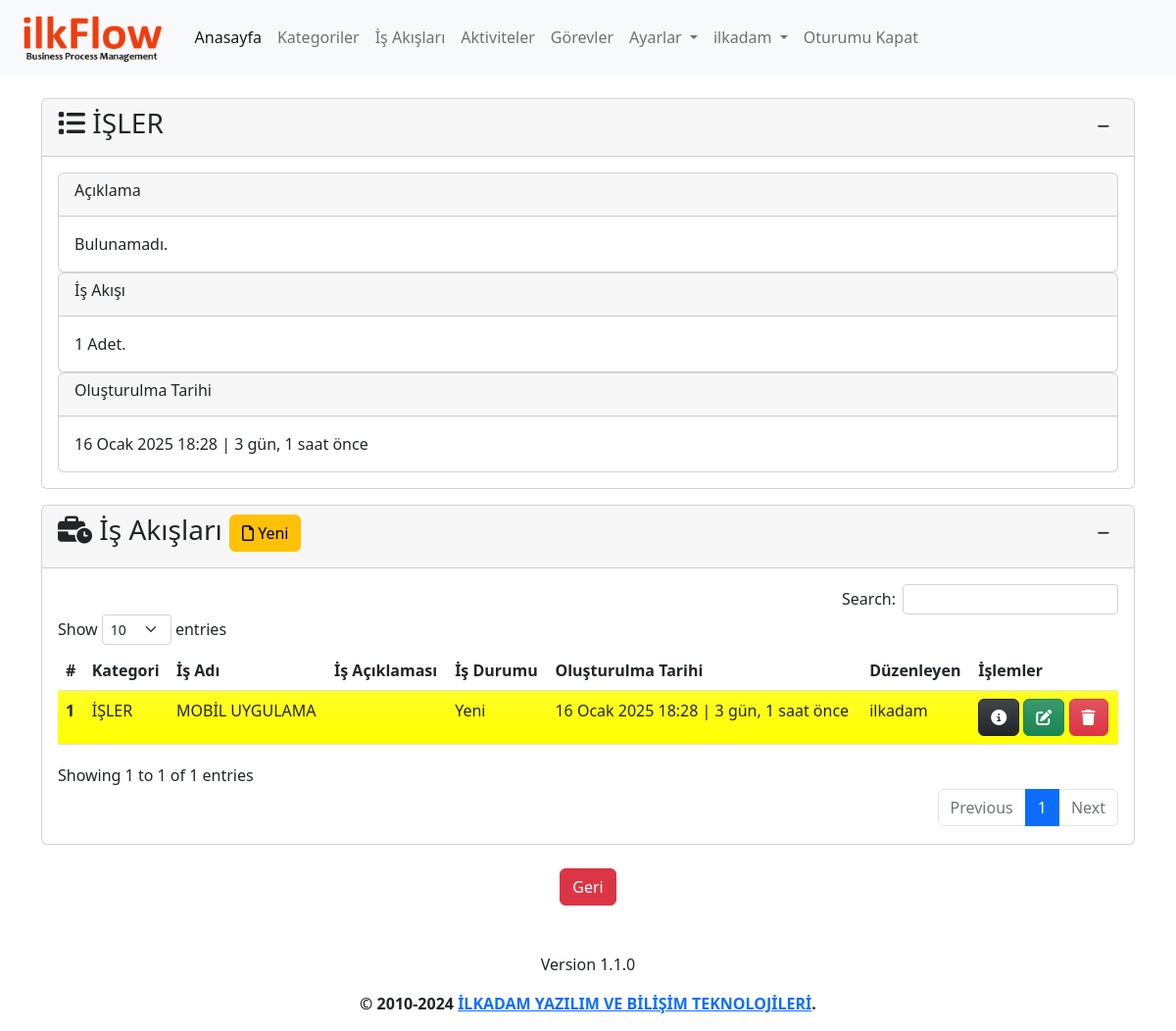
The app's page /category/1/detail (signed in) with its own data.
### app/models.py (models this page shows, shortened)
class Category(models.Model):
    name=models.CharField(max_length=500,verbose_name='Kategori Adı')
    description=models.TextField(verbose_name='Kategori Açıklaması', blank=True, null=True)
    created_date=models.DateTimeField(auto_now_add=True, verbose_name='Oluşturulma Tarihi')
    user=models.ForeignKey(User,on_delete=models.CASCADE,verbose_name='Kullanıcı', blank=True, null=True)
    def __str__(self):
        return self.name # + ' - ' + self.created_date.strftime("%d.%m.%Y, %H:%M:%S")
    def process_count(self):
        processes=Process.objects.all().filter(category=self)
        return processes.count()
    class Meta:
        verbose_name='Kategori'
        verbose_name_plural="Kategoriler"

class Process(models.Model):
    category=models.ForeignKey(Category,on_delete=models.CASCADE,verbose_name='Kategori')
    name=models.CharField(max_length=500,verbose_name='İş Akış Adı')
    description=models.TextField(verbose_name='İş Akış Açıklaması', blank=True, null=True)
    state=models.ForeignKey(State, on_delete=models.SET_NULL,verbose_name='Durum', blank=True, null=True)
    created_date=models.DateTimeField(auto_now_add=True, verbose_name='Oluşturulma Tarihi')
    user=models.ForeignKey(User,on_delete=models.CASCADE,verbose_name='Kullanıcı', blank=True, null=True)
    class Meta:
        verbose_name='İş Akışı'
        verbose_name_plural='İş Akışları'

class State(models.Model):
    name=models.CharField(max_length=100,verbose_name='Durum')
    description=models.TextField(verbose_name='Açıklama', blank=True, null=True)
    color=ColorField(default='#FFFFFF',verbose_name='Renk')
    created_date=models.DateTimeField(auto_now_add=True, verbose_name='Oluşturulma Tarihi', blank=True, null=True)
    user=models.ForeignKey(User,on_delete=models.PROTECT,verbose_name='Kullanıcı', blank=True, null=True)
    def __str__(self):
        return self.name
    class Meta:
        verbose_name='Durum'
        verbose_name_plural='Durumlar'

### app/views.py (the view, shortened to what this page needs)
@login_required(login_url='/user/login/')
def category_detail(request,category_id):
    category=get_object_or_404(Category,pk=category_id)
    processes=Process.objects.filter(user=request.user).filter(category=category)
    state=get_object_or_404(State,name='Yeni')
    process_form=ProcessForm(initial={'category':category,'state':state})
    context={
        'category':category,
        'processes':processes,
        'process_form':process_form,
    }
    return render(request,'app/category_detail.html',context)

### app/forms.py
class ProcessForm(forms.ModelForm):
    class Meta:
        model=Process
        fields=('category','name','description','state')

### templates/app/category_detail.html (shortened to what this page needs)
{% extends 'layout.html' %}
{% load humanize %}
{% block content %}
{% load crispy_forms_tags %}
<div class="row mt-3">
    <div class="col-md-12">
        <div class="card">
            <div class="card-header">
                <h3 class="card-title">
                    <i class="fa-solid fa-list"></i>
                    {{ category.name }}
                    <div class="float-end">
                        <button class="btn btn-sm" type="button" data-bs-toggle="collapse"
                            data-bs-target="#collapseCategory" aria-expanded="false" aria-controls="collapseCategory">
                            <i class="fa-solid fa-minus"></i>
                        </button>
                    </div>
                </h3>
            </div>
            <div class="collapse show" id="collapseCategory">
                <div class="card-body">
                    <div class="card">
                        <div class="card-header">
                            <h6 class="card-title">Açıklama</h6>
                        </div>
                        <div class="card-body">
                            {% if category.description %}
                            {{ category.description | safe }}
                            {% else %}
                            Bulunamadı.
                            {% endif %}
                        </div>
                    </div>
                    <div class="card">
                        <div class="card-header">
                            <h6 class="card-title">İş Akışı</h6>
                        </div>
                        <div class="card-body">
                            {% if category.process_count > 0 %}
                            {{ category.process_count }} Adet.
                            {% else %}
                            İş Akışı Yok
                            {% endif %}
                        </div>
                    </div>
                    <div class="card">
                        <div class="card-header">
                            <h6 class="card-title">Oluşturulma Tarihi</h6>
                        </div>
                        <div class="card-body">
                            {{ category.created_date }} | {{ category.created_date | timesince}} önce
                        </div>
                    </div>
                </div>
            </div>
        </div>
    </div>
</div>
<div class="row mt-3">
    <div class="col-md-12">
        <div class="card">
            <div class="card-header">
                <h3 class="card-title">
                    <i class="fa-solid fa-business-time"></i>
                    İş Akışları
                    <button type="button" class="btn btn-warning" data-bs-toggle="modal" data-bs-target="#processModal">
                        <i class="fa-regular fa-file"></i>
                        Yeni
                    </button>
                    <div class="float-end">
                        <button class="btn btn-sm" type="button" data-bs-toggle="collapse"
                            data-bs-target="#collapseProcess" aria-expanded="false" aria-controls="collapseProcess">
                            <i class="fa-solid fa-minus"></i>
                        </button>
                    </div>
                </h3>
            </div>
            <div class="collapse show" id="collapseProcess">
                <div class="card-body">
                    {% if processes %}
                    <table id="process" class="table table-hover">
                        <thead>
                            <tr>
                                <th scope="col">#</th>
                                <th scope="col">Kategori</th>
                                <th scope="col">İş Adı</th>
                                <th scope="col">İş Açıklaması</th>
                                <th scope="col">İş Durumu</th>
                                <th scope="col">Oluşturulma Tarihi</th>
                                <th scope="col">Düzenleyen</th>
                                <th scope="col">İşlemler</th>
                            </tr>
                        </thead>
                        <tbody>
                            {% for process in processes %}
                            <tr class="bg-gradient" style="background-color: {{ process.state.color }}">
                                <th scope="row">{{ process.id }}</th>
                                <td>{{ process.category }}</td>
                                <td>{{ process.name }}</td>
                                <td>{{ process.description | safe}}</td>
                                <td>
                                    {% if process.state is not None %}
                                    {{ process.state }}
                                    {% else %}
                                    -
                                    {% endif %}
                                </td>
                                <td>{{ process.created_date }} | {{ process.created_date | timesince}} önce</td>
                                <td>{{ process.user }}</td>
                                <td>
                                    <a href="{% url 'process_detail' process.id %}" class="btn btn-dark bg-gradient"
                                        data-bs-toggle="popover" data-bs-trigger="hover" data-bs-title="Detaylar"
                                        data-bs-content="Seçili satırdaki kaydın detaylarını görüntüler.">
                                        <i class="fa-solid fa-circle-info"></i>
                                    </a>
                                    <a class="btn btn-success bg-gradient" href="{% url 'process_update' process.id %}"
                                        data-bs-toggle="popover" data-bs-trigger="hover" data-bs-title="Düzenle"
                                        data-bs-content="Seçili satırdaki kaydı düzenler.">
                                        <i class="fa-solid fa-pen-to-square"></i>
                                    </a>
                                    <a class="btn btn-danger bg-gradient" href="{% url 'process_delete' process.id %}"
                                        data-bs-toggle="popover" data-bs-trigger="hover" data-bs-title="Sil"
                                        data-bs-content="Seçili satırdaki kaydı siler.">
                                        <i class="fa-solid fa-trash"></i>
                                    </a>
                                </td>
                            </tr>
                            {% endfor %}
                        </tbody>
                    </table>
                    {% else %}
                    <div class="alert alert-warning">
                        <p>İş Akışı bulunamadı.</p>
                    </div>
                    {% endif %}
                </div>
            </div>
        </div>
    </div>
</div>
{% endblock %}

### templates/layout.html (shortened to what this page needs)
{% load static %}
<!doctype html>
<html lang="tr">
<head>
  <link href="https://cdn.jsdelivr.net/npm/bootstrap@5.2.2/dist/css/bootstrap.min.css" rel="stylesheet"
>
  <link rel="stylesheet" type="text/css" href="https://cdn.datatables.net/1.12.1/css/dataTables.bootstrap5.min.css">
  <link rel="stylesheet" type="text/css"
    href="https://cdn.datatables.net/responsive/2.3.0/css/responsive.dataTables.min.css">
  <link rel="stylesheet" type="text/css" href="https://cdn.datatables.net/buttons/2.2.3/css/buttons.bootstrap5.min.css">
  <link href="https://cdn.jsdelivr.net/npm/summernote@0.8.18/dist/summernote-lite.min.css" rel="stylesheet">
  <link href="https://cdn.jsdelivr.net/npm/select2@4.1.0-rc.0/dist/css/select2.min.css" rel="stylesheet" />
  <link rel="stylesheet" href="{% static 'css/ilkflow.css' %}">
</head>
<body>
  <header>
    <nav class="navbar navbar-expand-lg bg-light">
      <div class="container-fluid">
        <a class="navbar-brand" href="{% url 'index' %}">
          <img class="logo" src="{% static 'img/logo-text.png' %}" alt="JeFlow">
        </a>
        <div class="collapse navbar-collapse" id="navbarNavDropdown">
          <ul class="navbar-nav">
            <li class="nav-item">
              <a class="nav-link active" aria-current="page" href="{% url 'index' %}">Anasayfa</a>
            </li>
            {% if user.is_authenticated %}
            <li class="nav-item">
              <a class="nav-link" href="{% url 'category' %}">Kategoriler</a>
            </li>
            <li class="nav-item">
              <a class="nav-link" href="{% url 'process' %}">İş Akışları</a>
            </li>
            <li class="nav-item">
              <a class="nav-link" href="{% url 'activity' %}">Aktiviteler</a>
            </li>
            <li class="nav-item">
              <a class="nav-link" href="{% url 'task' %}">Görevler</a>
            </li>
            <li class="nav-item dropdown">
              <a class="nav-link dropdown-toggle" href="{% url 'settings' %}" role="button" data-bs-toggle="dropdown"
                aria-expanded="false">
                Ayarlar
              </a>
            </li>
            <li class="nav-item dropdown">
              <a class="nav-link dropdown-toggle" href="{% url 'profile' %}" role="button" data-bs-toggle="dropdown"
                aria-expanded="false">
                {{ user }}
              </a>
            </li>
            <li class="nav-item">
              <a class="nav-link" href="javascript:{document.getElementById('logout').submit()}">Oturumu Kapat</a>
            </li>
            {% else %}
            <li class="nav-item">
              <a class="nav-link" href="{% url 'register' %}">Kayıt Ol</a>
            </li>
            {% endif %}
          </ul>
        </div>
      </div>
    </nav>
  </header>
  <main>
    <div class="container mt-4">
      {% block content %}
      {% endblock %}
      <div class="d-flex justify-content-center mt-4">
        <button class="btn btn-danger" onclick="history.back()">Geri</button>
      </div>
    </div>
  </main>
  <footer class="mt-5">
    <div class="d-flex flex-column justify-content-center align-items-center">
      <p>{% include 'partials/_version.html' %}</p>
      <p><strong>&copy; 2010-2024 <a href="https://ilkadam.com.tr" target="_blank">İLKADAM YAZILIM VE BİLİŞİM TEKNOLOJİLERİ</a>.</strong></p>
    </div>
  </footer>
</body>
</html>

### static/css/ilkflow.css (style rules this page uses)
img.logo { height: 50px; }

### records on screen
Category: name "İŞLER", process_count "1", created_date "16 Ocak 2025 18:28", created_date "3 gün, 1 saat"
Process: id "1", category "İŞLER", name "MOBİL UYGULAMA", state "Yeni", created_date "16 Ocak 2025 18:28", created_date "3 gün, 1 saat", user "ilkadam"

### other values on screen
{{ user }} "ilkadam"
